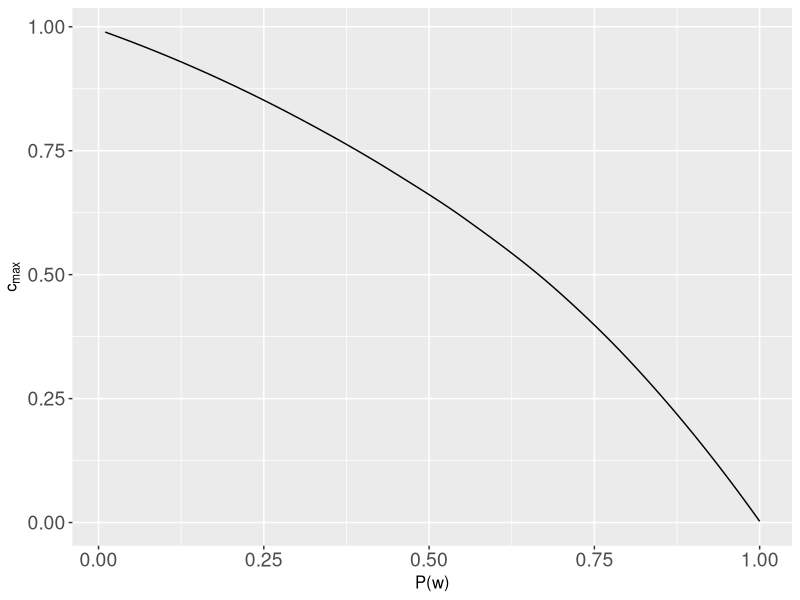

Generate this figure with R:
library(tidyverse)

pm_cmax <- tibble(
  pm = c(0.01, 0.1, 0.15, 0.2, 0.25, 0.3, 0.35, 0.4, 0.45, 0.5, 0.55, 0.6, 0.65, 0.7, 0.75, 0.8, 0.85, 0.9, 0.95, 0.99, 1),
  cmax = c(0.99, 0.94, 0.918, 0.883, 0.855, 0.813, 0.78, 0.744, 0.704, 0.66, 0.6165, 0.568, 0.518, 0.459, 0.4, 0.332, 0.2595, 0.181, 0.095, 0.0198, 0)
)

ggplot(data = pm_cmax, mapping = aes(pm, cmax)) +
  geom_smooth(color = 'black', size = 0.5, se = FALSE) +
#  geom_line() +
  theme(axis.title = element_text(size = 12), axis.text = element_text(size = 14)) +
  labs(x = "P(w)", y = expression(c[max]))